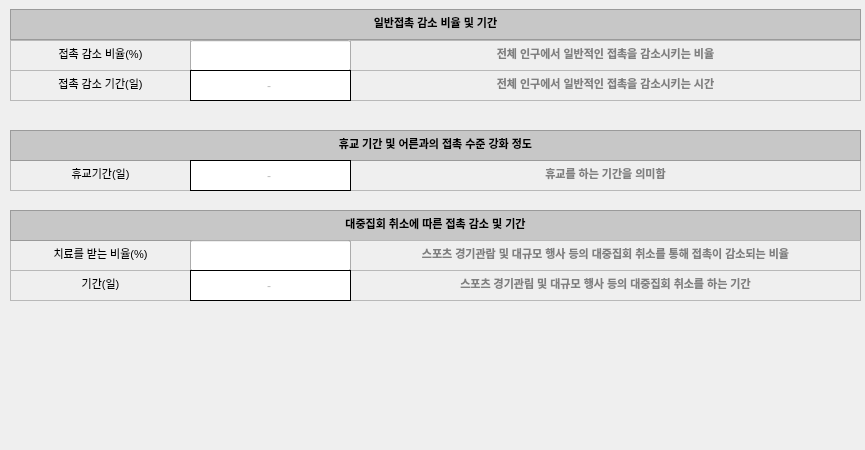
       <widget class="QWidget" name="scrollAreaWidgetContents_4">
        <property name="geometry">
         <rect>
          <x>0</x>
          <y>0</y>
          <width>865</width>
          <height>450</height>
         </rect>
        </property>
        <widget class="QTextEdit" name="textEdit_144">
         <property name="enabled">
          <bool>false</bool>
         </property>
         <property name="geometry">
          <rect>
           <x>10</x>
           <y>40</y>
           <width>181</width>
           <height>31</height>
          </rect>
         </property>
         <property name="html">
          <string>&lt;!DOCTYPE HTML PUBLIC &quot;-//W3C//DTD HTML 4.0//EN&quot; &quot;http://www.w3.org/TR/REC-html40/strict.dtd&quot;&gt;
&lt;html&gt;&lt;head&gt;&lt;meta name=&quot;qrichtext&quot; content=&quot;1&quot; /&gt;&lt;style type=&quot;text/css&quot;&gt;
p, li { white-space: pre-wrap; }
&lt;/style&gt;&lt;/head&gt;&lt;body style=&quot; font-family:'맑은 고딕'; font-size:8.25pt; font-weight:400; font-style:normal;&quot;&gt;
&lt;p align=&quot;center&quot; style=&quot; margin-top:0px; margin-bottom:0px; margin-left:0px; margin-right:0px; -qt-block-indent:0; text-indent:0px;&quot;&gt;&lt;span style=&quot; font-size:8pt; color:#000000;&quot;&gt;접촉 감소 비율(%)&lt;/span&gt;&lt;/p&gt;&lt;/body&gt;&lt;/html&gt;</string>
         </property>
        </widget>
        <widget class="QTextEdit" name="textEdit_145">
         <property name="enabled">
          <bool>false</bool>
         </property>
         <property name="geometry">
          <rect>
           <x>10</x>
           <y>9</y>
           <width>851</width>
           <height>31</height>
          </rect>
         </property>
         <property name="styleSheet">
          <string notr="true">background-color: rgb(199, 199, 199);</string>
         </property>
         <property name="html">
          <string>&lt;!DOCTYPE HTML PUBLIC &quot;-//W3C//DTD HTML 4.0//EN&quot; &quot;http://www.w3.org/TR/REC-html40/strict.dtd&quot;&gt;
&lt;html&gt;&lt;head&gt;&lt;meta name=&quot;qrichtext&quot; content=&quot;1&quot; /&gt;&lt;style type=&quot;text/css&quot;&gt;
p, li { white-space: pre-wrap; }
&lt;/style&gt;&lt;/head&gt;&lt;body style=&quot; font-family:'맑은 고딕'; font-size:8.25pt; font-weight:400; font-style:normal;&quot;&gt;
&lt;p align=&quot;center&quot; style=&quot; margin-top:0px; margin-bottom:0px; margin-left:0px; margin-right:0px; -qt-block-indent:0; text-indent:0px;&quot;&gt;&lt;span style=&quot; font-size:8pt; font-weight:600; color:#000000;&quot;&gt;일반접촉 감소 비율 및 기간&lt;/span&gt;&lt;/p&gt;&lt;/body&gt;&lt;/html&gt;</string>
         </property>
        </widget>
        <widget class="QTextEdit" name="textEdit_147">
         <property name="enabled">
          <bool>false</bool>
         </property>
         <property name="geometry">
          <rect>
           <x>10</x>
           <y>160</y>
           <width>181</width>
           <height>31</height>
          </rect>
         </property>
         <property name="html">
          <string>&lt;!DOCTYPE HTML PUBLIC &quot;-//W3C//DTD HTML 4.0//EN&quot; &quot;http://www.w3.org/TR/REC-html40/strict.dtd&quot;&gt;
&lt;html&gt;&lt;head&gt;&lt;meta name=&quot;qrichtext&quot; content=&quot;1&quot; /&gt;&lt;style type=&quot;text/css&quot;&gt;
p, li { white-space: pre-wrap; }
&lt;/style&gt;&lt;/head&gt;&lt;body style=&quot; font-family:'맑은 고딕'; font-size:8.25pt; font-weight:400; font-style:normal;&quot;&gt;
&lt;p align=&quot;center&quot; style=&quot; margin-top:0px; margin-bottom:0px; margin-left:0px; margin-right:0px; -qt-block-indent:0; text-indent:0px;&quot;&gt;&lt;span style=&quot; font-size:8pt; color:#000000;&quot;&gt;휴교기간(일)&lt;/span&gt;&lt;/p&gt;&lt;/body&gt;&lt;/html&gt;</string>
         </property>
        </widget>
        <widget class="QTextEdit" name="textEdit_148">
         <property name="enabled">
          <bool>false</bool>
         </property>
         <property name="geometry">
          <rect>
           <x>10</x>
           <y>130</y>
           <width>851</width>
           <height>31</height>
          </rect>
         </property>
         <property name="styleSheet">
          <string notr="true">background-color: rgb(199, 199, 199);</string>
         </property>
         <property name="html">
          <string>&lt;!DOCTYPE HTML PUBLIC &quot;-//W3C//DTD HTML 4.0//EN&quot; &quot;http://www.w3.org/TR/REC-html40/strict.dtd&quot;&gt;
&lt;html&gt;&lt;head&gt;&lt;meta name=&quot;qrichtext&quot; content=&quot;1&quot; /&gt;&lt;style type=&quot;text/css&quot;&gt;
p, li { white-space: pre-wrap; }
&lt;/style&gt;&lt;/head&gt;&lt;body style=&quot; font-family:'맑은 고딕'; font-size:8.25pt; font-weight:400; font-style:normal;&quot;&gt;
&lt;p align=&quot;center&quot; style=&quot; margin-top:0px; margin-bottom:0px; margin-left:0px; margin-right:0px; -qt-block-indent:0; text-indent:0px;&quot;&gt;&lt;span style=&quot; font-size:8pt; font-weight:600; color:#000000;&quot;&gt;휴교 기간 및 어른과의 접촉 수준 강화 정도&lt;/span&gt;&lt;/p&gt;&lt;/body&gt;&lt;/html&gt;</string>
         </property>
        </widget>
        <widget class="QTextEdit" name="textEdit_168">
         <property name="enabled">
          <bool>false</bool>
         </property>
         <property name="geometry">
          <rect>
           <x>10</x>
           <y>240</y>
           <width>181</width>
           <height>31</height>
          </rect>
         </property>
         <property name="html">
          <string>&lt;!DOCTYPE HTML PUBLIC &quot;-//W3C//DTD HTML 4.0//EN&quot; &quot;http://www.w3.org/TR/REC-html40/strict.dtd&quot;&gt;
&lt;html&gt;&lt;head&gt;&lt;meta name=&quot;qrichtext&quot; content=&quot;1&quot; /&gt;&lt;style type=&quot;text/css&quot;&gt;
p, li { white-space: pre-wrap; }
&lt;/style&gt;&lt;/head&gt;&lt;body style=&quot; font-family:'맑은 고딕'; font-size:8.25pt; font-weight:400; font-style:normal;&quot;&gt;
&lt;p align=&quot;center&quot; style=&quot; margin-top:0px; margin-bottom:0px; margin-left:0px; margin-right:0px; -qt-block-indent:0; text-indent:0px;&quot;&gt;&lt;span style=&quot; font-size:8pt; color:#000000;&quot;&gt;치료를 받는 비율(%)&lt;/span&gt;&lt;/p&gt;&lt;/body&gt;&lt;/html&gt;</string>
         </property>
        </widget>
        <widget class="QTextEdit" name="textEdit_169">
         <property name="enabled">
          <bool>false</bool>
         </property>
         <property name="geometry">
          <rect>
           <x>10</x>
           <y>270</y>
           <width>181</width>
           <height>31</height>
          </rect>
         </property>
         <property name="html">
          <string>&lt;!DOCTYPE HTML PUBLIC &quot;-//W3C//DTD HTML 4.0//EN&quot; &quot;http://www.w3.org/TR/REC-html40/strict.dtd&quot;&gt;
&lt;html&gt;&lt;head&gt;&lt;meta name=&quot;qrichtext&quot; content=&quot;1&quot; /&gt;&lt;style type=&quot;text/css&quot;&gt;
p, li { white-space: pre-wrap; }
&lt;/style&gt;&lt;/head&gt;&lt;body style=&quot; font-family:'맑은 고딕'; font-size:8.25pt; font-weight:400; font-style:normal;&quot;&gt;
&lt;p align=&quot;center&quot; style=&quot; margin-top:0px; margin-bottom:0px; margin-left:0px; margin-right:0px; -qt-block-indent:0; text-indent:0px;&quot;&gt;&lt;span style=&quot; font-size:8pt; color:#000000;&quot;&gt;기간(일)&lt;/span&gt;&lt;/p&gt;&lt;/body&gt;&lt;/html&gt;</string>
         </property>
        </widget>
        <widget class="QTextEdit" name="textEdit_170">
         <property name="enabled">
          <bool>false</bool>
         </property>
         <property name="geometry">
          <rect>
           <x>10</x>
           <y>210</y>
           <width>851</width>
           <height>31</height>
          </rect>
         </property>
         <property name="styleSheet">
          <string notr="true">background-color: rgb(199, 199, 199);</string>
         </property>
         <property name="html">
          <string>&lt;!DOCTYPE HTML PUBLIC &quot;-//W3C//DTD HTML 4.0//EN&quot; &quot;http://www.w3.org/TR/REC-html40/strict.dtd&quot;&gt;
&lt;html&gt;&lt;head&gt;&lt;meta name=&quot;qrichtext&quot; content=&quot;1&quot; /&gt;&lt;style type=&quot;text/css&quot;&gt;
p, li { white-space: pre-wrap; }
&lt;/style&gt;&lt;/head&gt;&lt;body style=&quot; font-family:'맑은 고딕'; font-size:8.25pt; font-weight:400; font-style:normal;&quot;&gt;
&lt;p align=&quot;center&quot; style=&quot; margin-top:0px; margin-bottom:0px; margin-left:0px; margin-right:0px; -qt-block-indent:0; text-indent:0px;&quot;&gt;&lt;span style=&quot; font-size:8pt; font-weight:600; color:#000000;&quot;&gt;대중집회 취소에 따른 접촉 감소 및 기간&lt;/span&gt;&lt;/p&gt;&lt;/body&gt;&lt;/html&gt;</string>
         </property>
        </widget>
        <widget class="QTextEdit" name="textEdit_178">
         <property name="enabled">
          <bool>false</bool>
         </property>
         <property name="geometry">
          <rect>
           <x>10</x>
           <y>70</y>
           <width>181</width>
           <height>31</height>
          </rect>
         </property>
         <property name="html">
          <string>&lt;!DOCTYPE HTML PUBLIC &quot;-//W3C//DTD HTML 4.0//EN&quot; &quot;http://www.w3.org/TR/REC-html40/strict.dtd&quot;&gt;
&lt;html&gt;&lt;head&gt;&lt;meta name=&quot;qrichtext&quot; content=&quot;1&quot; /&gt;&lt;style type=&quot;text/css&quot;&gt;
p, li { white-space: pre-wrap; }
&lt;/style&gt;&lt;/head&gt;&lt;body style=&quot; font-family:'맑은 고딕'; font-size:8.25pt; font-weight:400; font-style:normal;&quot;&gt;
&lt;p align=&quot;center&quot; style=&quot; margin-top:0px; margin-bottom:0px; margin-left:0px; margin-right:0px; -qt-block-indent:0; text-indent:0px;&quot;&gt;&lt;span style=&quot; font-size:8pt; color:#000000;&quot;&gt;접촉 감소 기간(일)&lt;/span&gt;&lt;/p&gt;&lt;/body&gt;&lt;/html&gt;</string>
         </property>
        </widget>
        <widget class="QLineEdit" name="input_contactReduct">
         <property name="geometry">
          <rect>
           <x>190</x>
           <y>40</y>
           <width>161</width>
           <height>31</height>
          </rect>
         </property>
         <property name="text">
          <string/>
         </property>
         <property name="maxLength">
          <number>20</number>
         </property>
         <property name="alignment">
          <set>Qt::AlignCenter</set>
         </property>
        </widget>
        <widget class="QLineEdit" name="input_gatheringCancel">
         <property name="geometry">
          <rect>
           <x>190</x>
           <y>240</y>
           <width>161</width>
           <height>31</height>
          </rect>
         </property>
         <property name="text">
          <string/>
         </property>
         <property name="maxLength">
          <number>20</number>
         </property>
         <property name="alignment">
          <set>Qt::AlignCenter</set>
         </property>
        </widget>
        <widget class="QWidget" name="widget_4" native="true">
         <property name="geometry">
          <rect>
           <x>190</x>
           <y>70</y>
           <width>161</width>
           <height>31</height>
          </rect>
         </property>
         <property name="styleSheet">
          <string notr="true">background-color:white; border:1px solid black;</string>
         </property>
         <widget class="QLineEdit" name="input_contactReductStart">
          <property name="geometry">
           <rect>
            <x>20</x>
            <y>0</y>
            <width>50</width>
            <height>31</height>
           </rect>
          </property>
          <property name="styleSheet">
           <string notr="true">background-color:transparent; border:0px;</string>
          </property>
          <property name="text">
           <string/>
          </property>
          <property name="maxLength">
           <number>20</number>
          </property>
          <property name="alignment">
           <set>Qt::AlignCenter</set>
          </property>
         </widget>
         <widget class="QLineEdit" name="input_isolRange_5">
          <property name="enabled">
           <bool>false</bool>
          </property>
          <property name="geometry">
           <rect>
            <x>70</x>
            <y>0</y>
            <width>20</width>
            <height>31</height>
           </rect>
          </property>
          <property name="styleSheet">
           <string notr="true">background-color:transparent; border:0px;</string>
          </property>
          <property name="text">
           <string>-</string>
          </property>
          <property name="maxLength">
           <number>20</number>
          </property>
          <property name="alignment">
           <set>Qt::AlignCenter</set>
          </property>
         </widget>
         <widget class="QLineEdit" name="input_contactReductEnd">
          <property name="geometry">
           <rect>
            <x>90</x>
            <y>0</y>
            <width>50</width>
            <height>31</height>
           </rect>
          </property>
          <property name="styleSheet">
           <string notr="true">background-color:transparent; border:0px;</string>
          </property>
          <property name="text">
           <string/>
          </property>
          <property name="maxLength">
           <number>20</number>
          </property>
          <property name="alignment">
           <set>Qt::AlignCenter</set>
          </property>
         </widget>
        </widget>
        <widget class="QWidget" name="widget_7" native="true">
         <property name="geometry">
          <rect>
           <x>190</x>
           <y>270</y>
           <width>161</width>
           <height>31</height>
          </rect>
         </property>
         <property name="styleSheet">
          <string notr="true">background-color:white; border:1px solid black;</string>
         </property>
         <widget class="QLineEdit" name="input_gatheringCancelStart">
          <property name="geometry">
           <rect>
            <x>20</x>
            <y>0</y>
            <width>50</width>
            <height>31</height>
           </rect>
          </property>
          <property name="styleSheet">
           <string notr="true">background-color:transparent; border:0px;</string>
          </property>
          <property name="text">
           <string/>
          </property>
          <property name="maxLength">
           <number>20</number>
          </property>
          <property name="alignment">
           <set>Qt::AlignCenter</set>
          </property>
         </widget>
         <widget class="QLineEdit" name="input_isolRange_9">
          <property name="enabled">
           <bool>false</bool>
          </property>
          <property name="geometry">
           <rect>
            <x>70</x>
            <y>0</y>
            <width>20</width>
            <height>31</height>
           </rect>
          </property>
          <property name="styleSheet">
           <string notr="true">background-color:transparent; border:0px;</string>
          </property>
          <property name="text">
           <string>-</string>
          </property>
          <property name="maxLength">
           <number>20</number>
          </property>
          <property name="alignment">
           <set>Qt::AlignCenter</set>
          </property>
         </widget>
         <widget class="QLineEdit" name="input_gatheringCancelEnd">
          <property name="geometry">
           <rect>
            <x>90</x>
            <y>0</y>
            <width>50</width>
            <height>31</height>
           </rect>
          </property>
          <property name="styleSheet">
           <string notr="true">background-color:transparent; border:0px;</string>
          </property>
          <property name="text">
           <string/>
          </property>
          <property name="maxLength">
           <number>20</number>
          </property>
          <property name="alignment">
           <set>Qt::AlignCenter</set>
          </property>
         </widget>
        </widget>
        <widget class="QTextEdit" name="textEdit_160">
         <property name="enabled">
          <bool>false</bool>
         </property>
         <property name="geometry">
          <rect>
           <x>350</x>
           <y>40</y>
           <width>511</width>
           <height>31</height>
          </rect>
         </property>
         <property name="html">
          <string>&lt;!DOCTYPE HTML PUBLIC &quot;-//W3C//DTD HTML 4.0//EN&quot; &quot;http://www.w3.org/TR/REC-html40/strict.dtd&quot;&gt;
&lt;html&gt;&lt;head&gt;&lt;meta name=&quot;qrichtext&quot; content=&quot;1&quot; /&gt;&lt;style type=&quot;text/css&quot;&gt;
p, li { white-space: pre-wrap; }
&lt;/style&gt;&lt;/head&gt;&lt;body style=&quot; font-family:'맑은 고딕'; font-size:8.25pt; font-weight:400; font-style:normal;&quot;&gt;
&lt;p align=&quot;center&quot; style=&quot; margin-top:0px; margin-bottom:0px; margin-left:0px; margin-right:0px; -qt-block-indent:0; text-indent:0px;&quot;&gt;&lt;span style=&quot; font-size:8pt; font-weight:600; color:#7f7f7f;&quot;&gt;전체 인구에서 일반적인 접촉을 감소시키는 비율&lt;/span&gt;&lt;/p&gt;&lt;/body&gt;&lt;/html&gt;</string>
         </property>
        </widget>
        <widget class="QTextEdit" name="textEdit_161">
         <property name="enabled">
          <bool>false</bool>
         </property>
         <property name="geometry">
          <rect>
           <x>350</x>
           <y>70</y>
           <width>511</width>
           <height>31</height>
          </rect>
         </property>
         <property name="html">
          <string>&lt;!DOCTYPE HTML PUBLIC &quot;-//W3C//DTD HTML 4.0//EN&quot; &quot;http://www.w3.org/TR/REC-html40/strict.dtd&quot;&gt;
&lt;html&gt;&lt;head&gt;&lt;meta name=&quot;qrichtext&quot; content=&quot;1&quot; /&gt;&lt;style type=&quot;text/css&quot;&gt;
p, li { white-space: pre-wrap; }
&lt;/style&gt;&lt;/head&gt;&lt;body style=&quot; font-family:'맑은 고딕'; font-size:8.25pt; font-weight:400; font-style:normal;&quot;&gt;
&lt;p align=&quot;center&quot; style=&quot; margin-top:0px; margin-bottom:0px; margin-left:0px; margin-right:0px; -qt-block-indent:0; text-indent:0px;&quot;&gt;&lt;span style=&quot; font-size:8pt; font-weight:600; color:#7f7f7f;&quot;&gt;전체 인구에서 일반적인 접촉을 감소시키는 시간&lt;/span&gt;&lt;/p&gt;&lt;/body&gt;&lt;/html&gt;</string>
         </property>
        </widget>
        <widget class="QTextEdit" name="textEdit_163">
         <property name="enabled">
          <bool>false</bool>
         </property>
         <property name="geometry">
          <rect>
           <x>350</x>
           <y>160</y>
           <width>511</width>
           <height>31</height>
          </rect>
         </property>
         <property name="html">
          <string>&lt;!DOCTYPE HTML PUBLIC &quot;-//W3C//DTD HTML 4.0//EN&quot; &quot;http://www.w3.org/TR/REC-html40/strict.dtd&quot;&gt;
&lt;html&gt;&lt;head&gt;&lt;meta name=&quot;qrichtext&quot; content=&quot;1&quot; /&gt;&lt;style type=&quot;text/css&quot;&gt;
p, li { white-space: pre-wrap; }
&lt;/style&gt;&lt;/head&gt;&lt;body style=&quot; font-family:'맑은 고딕'; font-size:8.25pt; font-weight:400; font-style:normal;&quot;&gt;
&lt;p align=&quot;center&quot; style=&quot; margin-top:0px; margin-bottom:0px; margin-left:0px; margin-right:0px; -qt-block-indent:0; text-indent:0px;&quot;&gt;&lt;span style=&quot; font-size:8pt; font-weight:600; color:#7f7f7f;&quot;&gt;휴교를 하는 기간을 의미함&lt;/span&gt;&lt;/p&gt;&lt;/body&gt;&lt;/html&gt;</string>
         </property>
        </widget>
        <widget class="QTextEdit" name="textEdit_167">
         <property name="enabled">
          <bool>false</bool>
         </property>
         <property name="geometry">
          <rect>
           <x>350</x>
           <y>240</y>
           <width>511</width>
           <height>31</height>
          </rect>
         </property>
         <property name="html">
          <string>&lt;!DOCTYPE HTML PUBLIC &quot;-//W3C//DTD HTML 4.0//EN&quot; &quot;http://www.w3.org/TR/REC-html40/strict.dtd&quot;&gt;
&lt;html&gt;&lt;head&gt;&lt;meta name=&quot;qrichtext&quot; content=&quot;1&quot; /&gt;&lt;style type=&quot;text/css&quot;&gt;
p, li { white-space: pre-wrap; }
&lt;/style&gt;&lt;/head&gt;&lt;body style=&quot; font-family:'맑은 고딕'; font-size:8.25pt; font-weight:400; font-style:normal;&quot;&gt;
&lt;p align=&quot;center&quot; style=&quot; margin-top:0px; margin-bottom:0px; margin-left:0px; margin-right:0px; -qt-block-indent:0; text-indent:0px;&quot;&gt;&lt;span style=&quot; font-size:8pt; font-weight:600; color:#7f7f7f;&quot;&gt;스포츠 경기관람 및 대규모 행사 등의 대중집회 취소를 통해 접촉이 감소되는 비율&lt;/span&gt;&lt;/p&gt;&lt;/body&gt;&lt;/html&gt;</string>
         </property>
        </widget>
        <widget class="QTextEdit" name="textEdit_171">
         <property name="enabled">
          <bool>false</bool>
         </property>
         <property name="geometry">
          <rect>
           <x>350</x>
           <y>270</y>
           <width>511</width>
           <height>31</height>
          </rect>
         </property>
         <property name="html">
          <string>&lt;!DOCTYPE HTML PUBLIC &quot;-//W3C//DTD HTML 4.0//EN&quot; &quot;http://www.w3.org/TR/REC-html40/strict.dtd&quot;&gt;
&lt;html&gt;&lt;head&gt;&lt;meta name=&quot;qrichtext&quot; content=&quot;1&quot; /&gt;&lt;style type=&quot;text/css&quot;&gt;
p, li { white-space: pre-wrap; }
&lt;/style&gt;&lt;/head&gt;&lt;body style=&quot; font-family:'맑은 고딕'; font-size:8.25pt; font-weight:400; font-style:normal;&quot;&gt;
&lt;p align=&quot;center&quot; style=&quot; margin-top:0px; margin-bottom:0px; margin-left:0px; margin-right:0px; -qt-block-indent:0; text-indent:0px;&quot;&gt;&lt;span style=&quot; font-size:8pt; font-weight:600; color:#7f7f7f;&quot;&gt;스포츠 경기관림 및 대규모 행사 등의 대중집회 취소를 하는 기간&lt;/span&gt;&lt;/p&gt;&lt;/body&gt;&lt;/html&gt;</string>
         </property>
        </widget>
        <widget class="QWidget" name="widget_8" native="true">
         <property name="geometry">
          <rect>
           <x>190</x>
           <y>160</y>
           <width>161</width>
           <height>31</height>
          </rect>
         </property>
         <property name="styleSheet">
          <string notr="true">background-color:white; border:1px solid black;</string>
         </property>
         <widget class="QLineEdit" name="input_schoolCloseRangeStart">
          <property name="geometry">
           <rect>
            <x>20</x>
            <y>0</y>
            <width>50</width>
            <height>31</height>
           </rect>
          </property>
          <property name="styleSheet">
           <string notr="true">background-color:transparent; border:0px;</string>
          </property>
          <property name="text">
           <string/>
          </property>
          <property name="maxLength">
           <number>20</number>
          </property>
          <property name="alignment">
           <set>Qt::AlignCenter</set>
          </property>
         </widget>
         <widget class="QLineEdit" name="input_isolRange_10">
          <property name="enabled">
           <bool>false</bool>
          </property>
          <property name="geometry">
           <rect>
            <x>70</x>
            <y>0</y>
            <width>20</width>
            <height>31</height>
           </rect>
          </property>
          <property name="styleSheet">
           <string notr="true">background-color:transparent; border:0px;</string>
          </property>
          <property name="text">
           <string>-</string>
          </property>
          <property name="maxLength">
           <number>20</number>
          </property>
          <property name="alignment">
           <set>Qt::AlignCenter</set>
          </property>
         </widget>
         <widget class="QLineEdit" name="input_schoolCloseRangeEnd">
          <property name="geometry">
           <rect>
            <x>90</x>
            <y>0</y>
            <width>50</width>
            <height>31</height>
           </rect>
          </property>
          <property name="styleSheet">
           <string notr="true">background-color:transparent; border:0px;</string>
          </property>
          <property name="text">
           <string/>
          </property>
          <property name="maxLength">
           <number>20</number>
          </property>
          <property name="alignment">
           <set>Qt::AlignCenter</set>
          </property>
         </widget>
        </widget>
        <zorder>textEdit_163</zorder>
        <zorder>textEdit_144</zorder>
        <zorder>textEdit_145</zorder>
        <zorder>textEdit_147</zorder>
        <zorder>textEdit_148</zorder>
        <zorder>textEdit_168</zorder>
        <zorder>textEdit_169</zorder>
        <zorder>textEdit_170</zorder>
        <zorder>textEdit_178</zorder>
        <zorder>textEdit_160</zorder>
        <zorder>textEdit_161</zorder>
        <zorder>input_contactReduct</zorder>
        <zorder>widget_4</zorder>
        <zorder>textEdit_167</zorder>
        <zorder>input_gatheringCancel</zorder>
        <zorder>textEdit_171</zorder>
        <zorder>widget_7</zorder>
        <zorder>widget_8</zorder>
       </widget>
